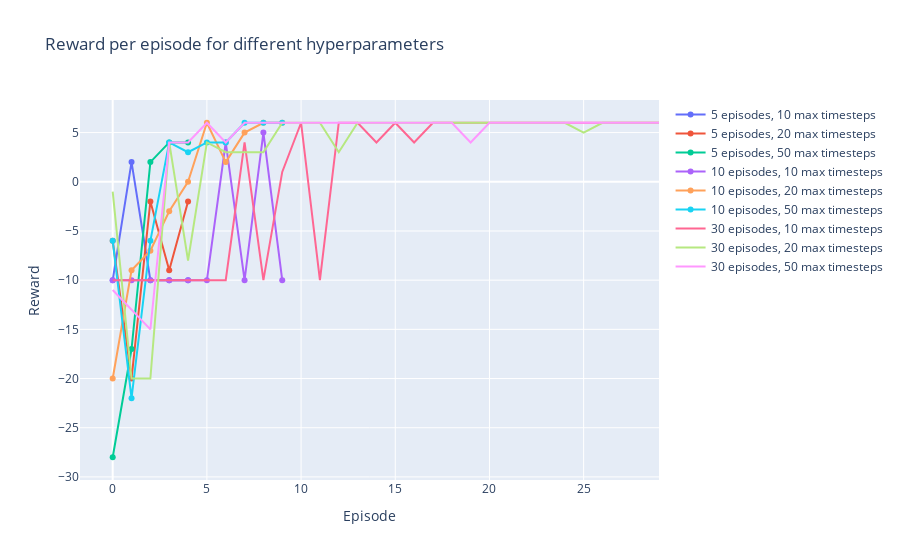

Here is the notebook cell this chart was saved with:
### Markdown cell above
The best trial achieved a negative value of -5.874, which is the objective function that the hyperparameter optimization algorithm minimized. The optimal hyperparameters found by the algorithm were alpha=0.490, gamma=0.5, epsilon=0.015, num_episodes=1000, and max_timesteps=500.

After training the agent with the best hyperparameters, it was tested over 200 episodes, and the results were as follows: the average reward obtained was 5.6, the standard deviation of rewards was 2.328, the minimum reward achieved was -14, and the maximum reward obtained was 6. These results indicate that the agent was able to learn the task successfully, as the average reward was positive and relatively high, and the standard deviation was relatively low. However, there was still some variance in the rewards obtained, as indicated by the range between the minimum and maximum rewards. Overall, the results show that the hyperparameter optimization algorithm was able to find a good set of hyperparameters that allowed the agent to perform well in the task.

### Code cell
import plotly.graph_objs as go

# Plot results for different hyperparameters
num_episodes = [5, 10, 30]
max_timesteps = [10, 20, 50]
data = []

for i, n in enumerate(num_episodes):
    for j, m in enumerate(max_timesteps):
        agent = SARSAAgent(env.action_space, env.observation_space,
                           alpha=best_alpha, gamma=best_gamma, epsilon=best_epsilon)
        rewards = []
        for k in range(n):
            obs = env.reset()
            done = False
            episode_reward = 0
            for l in range(m):
                action = agent.act(obs, episode_reward, done)
                next_obs, reward, done, _ = env.step(action)
                next_action = agent.act(next_obs, reward, done)
                agent.learn(obs, action, reward, next_obs, next_action, done)
                obs = next_obs
                episode_reward += reward
                if done:
                    break
            rewards.append(episode_reward)

        # Create trace for each hyperparameter combination
        trace = go.Scatter(
            x=list(range(n)),
            y=rewards,
            name=f"{n} episodes, {m} max timesteps"
        )

        # Append trace to data list
        data.append(trace)

# Set layout for plot
layout = go.Layout(
    title="Reward per episode for different hyperparameters",
    xaxis=dict(title="Episode"),
    yaxis=dict(title="Reward")
)

# Create figure object
fig = go.Figure(data=data, layout=layout)

# Show plot
fig.show()

### Figure 1 — Plotly figure (JSON) as saved in the notebook; plotly's stock layout.template omitted (floating-point values rounded to 4 significant figures)
{"data": [{"name": "5 episodes, 10 max timesteps", "type": "scatter", "x": [0, 1, 2, 3, 4], "y": [-10, 2, -10, -10, -10]}, {"name": "5 episodes, 20 max timesteps", "type": "scatter", "x": [0, 1, 2, 3, 4], "y": [-6, -20, -2, -9, -2]}, {"name": "5 episodes, 50 max timesteps", "type": "scatter", "x": [0, 1, 2, 3, 4], "y": [-28, -17, 2, 4, 4]}, {"name": "10 episodes, 10 max timesteps", "type": "scatter", "x": [0, 1, 2, 3, 4, 5, 6, 7, 8, 9], "y": [-10, -10, -10, -10, -10, -10, 4, -10, 5, -10]}, {"name": "10 episodes, 20 max timesteps", "type": "scatter", "x": [0, 1, 2, 3, 4, 5, 6, 7, 8, 9], "y": [-20, -9, -7, -3, 0, 6, 2, 5, 6, 6]}, {"name": "10 episodes, 50 max timesteps", "type": "scatter", "x": [0, 1, 2, 3, 4, 5, 6, 7, 8, 9], "y": [-6, -22, -6, 4, 3, 4, 4, 6, 6, 6]}, {"name": "30 episodes, 10 max timesteps", "type": "scatter", "x": [0, 1, 2, 3, 4, 5, 6, 7, 8, 9, 10, 11, 12, 13, 14, 15, 16, 17, 18, 19, 20, 21, 22, 23, 24, 25, 26, 27, 28, 29], "y": [-10, -10, -10, -10, -10, -10, -10, 4, -10, 1, 6, -10, 6, 6, 4, 6, 4, 6, 6, 6, 6, 6, 6, 6, 6, 6, 6, 6, 6, 6]}, {"name": "30 episodes, 20 max timesteps", "type": "scatter", "x": [0, 1, 2, 3, 4, 5, 6, 7, 8, 9, 10, 11, 12, 13, 14, 15, 16, 17, 18, 19, 20, 21, 22, 23, 24, 25, 26, 27, 28, 29], "y": [-1, -20, -20, 4, -8, 4, 3, 3, 3, 6, 6, 6, 3, 6, 6, 6, 6, 6, 6, 6, 6, 6, 6, 6, 6, 5, 6, 6, 6, 6]}, {"name": "30 episodes, 50 max timesteps", "type": "scatter", "x": [0, 1, 2, 3, 4, 5, 6, 7, 8, 9, 10, 11, 12, 13, 14, 15, 16, 17, 18, 19, 20, 21, 22, 23, 24, 25, 26, 27, 28, 29], "y": [-11, -13, -15, 4, 4, 6, 4, 6, 6, 6, 6, 6, 6, 6, 6, 6, 6, 6, 6, 4, 6, 6, 6, 6, 6, 6, 6, 6, 6, 6]}], "layout": {"title": {"text": "Reward per episode for different hyperparameters"}, "xaxis": {"title": {"text": "Episode"}}, "yaxis": {"title": {"text": "Reward"}}}}
